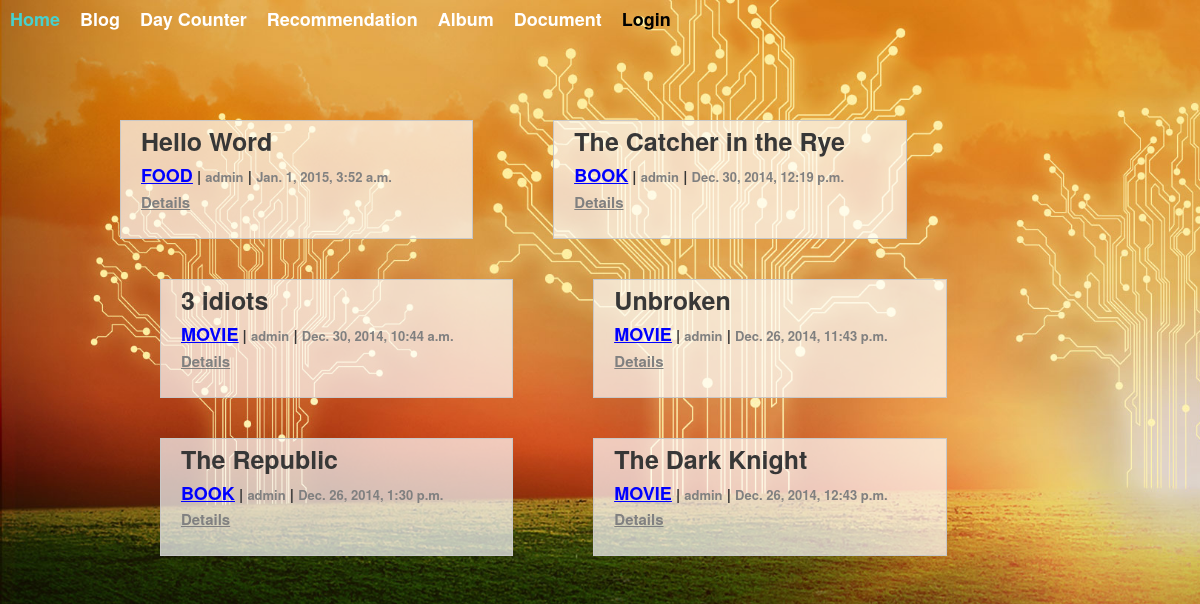
/recommendation/, run on the app's committed database.
### recommendation/models.py (models this page shows, shortened)
class Thread(models.Model):
	title = models.CharField(max_length=128,blank=False)
	poster = models.ForeignKey(User)
	image_link=models.TextField(default=None, blank=True, null=True)
	detail_link=models.TextField(default=None, blank=True, null=True)
	video_link=models.TextField(default=None,blank=True,null=True)
	category = models.ForeignKey(Category)
	comment = models.TextField()
	date = models.DateTimeField(default = timezone.now)

class Category(models.Model):
	name = models.CharField(max_length=16, unique=True)
	def __str__(self):
		return self.name

### recommendation/views.py (the view)
def index(request):
	return render(request, 'index.html',{'threads': Thread.objects.order_by('-date'),'categories':Category.objects.all()})

### recommendation/templates/index.html (shortened to what this page needs)
{% extends "base.html" %}
{% block bodyblock %}
<div class="row">
<div class="fourteen columns">
<ul>
{% for thread in threads %}
<div class="five columns">
<li class='item'><span class="title">{{ thread.title }}</span><br>
<span class="category"><a class="cat" href="/recommendation/{{thread.category}}/">{{thread.category | upper}}</a></span>  | <span class="author">{{thread.poster.username}}</span> | <span class="time">{{thread.date}}</span><br>
<a href="javascript:void(0)" class="details">Details</a>
<p class="comment">{{thread.comment}}</p><br>
{% if thread.image_link %} <img src="{{thread.image_link}}" class="image"> {% endif %}<br>
{% if thread.video_link %} {{thread.video_link | safe}} </li> {% endif %}
</div>
{% endfor %}
</ul>
</div>
</div>
{% endblock %}

### recommendation/templates/base.html (shortened to what this page needs)
<!DOCTYPE html>
<html lang="en">
    <head>
  <link rel="stylesheet" href="/static/css/normalize.css">
  <link rel="stylesheet" href="/static/css/skeleton.css">
</head>
    </head>
<body>
<div id="nav">
<ul id="navul">
  <li class="navli"><a class="nava" href="/">Home</a></li>
  <li class="navli"><a class="nava" href="/blog">Blog</a></li>
  <li class="navli"><a class="nava" href="/count">Day Counter</a></li>
  <li class="navli"><a class="nava" href="/recommendation">Recommendation</a></li>
  <li class="navli"><a class="nava" href="/album">Album</a></li>
  <li class="navli"><a class="nava" href="/doc">Document</a></li>
  {% if not user.is_authenticated %}
  <li class="navli"><a class="nava" href="/login" style="color:black">Login</a></li>
  {% endif %}
</ul>
</div>
  <div id="block">
  {% block bodyblock %}
  {% endblock %}
  <br>
</div>
</body>

### recommendation/static/css/skeleton.css (style rules this page uses)
.column, .columns { width: 100%; float: left; box-sizing: border-box; }
@media (min-width: 550px) { .column, .columns { margin-left: 4%; } }
@media (min-width: 550px) { .column:first-child, .columns:first-child { margin-left: 0; } }
@media (min-width: 550px) { .five.columns { width: 39.3333333333%; } }
html { font-size: 62.5%; }
body { font-size: 1.5em; line-height: 1.6; font-weight: 600; font-family: "Raleway", "HelveticaNeue", "Helvetica Neue", Helvetica, Arial, sans-serif; color: rgb(55,55,55); }
a { color: #1EAEDB; }
ul { list-style: none; }
ol, ul { padding-left: 0; margin-top: 0; }
li { margin-bottom: 1rem; }
pre, blockquote, form, dl, figure, table, p, ul, ol, form { margin-bottom: 2.5rem; }
.container:after, .row:after, .u-cf { content: ""; display: table; clear: both; }

### recommendation/templates/index.html (style rules this page uses)
.item { margin:20px; padding-left: 20px;background-color: rgba(255,255,255,.7);border: 1px solid rgb(200,200,200) }
.time, .author { font-size: small;color: grey }
.category, .cat { text-decoration: underline;font-size: large; color: blue }
.title { font-size: 25px }
.details { color: grey }

### recommendation/templates/base.html (style rules this page uses)
body { background-size:cover; background-attachment:fixed; background-image: url("/static/images/silicon.jpg"); }
#block { margin:50px; padding: 50px; }
#nav { position:fixed; left:0%; }
.navli { height:4em; float:left; }
.nava { padding:10px; text-decoration: none; font-size: 1.2em; color:white; width: 100px; height: 60px; }
#navul { background-color: rgba(255,255,255,.85); position:relative; top:-3em; }

### data on the page
Thread: title "Hello Word", category "FOOD", poster.username "admin", date "Jan. 1, 2015, 3:52 a.m."
Thread: title "The Catcher in the Rye", category "BOOK", poster.username "admin", date "Dec. 30, 2014, 12:19 p.m."
Thread: title "3 idiots", category "MOVIE", poster.username "admin", date "Dec. 30, 2014, 10:44 a.m."
Thread: title "Unbroken", category "MOVIE", poster.username "admin", date "Dec. 26, 2014, 11:43 p.m."
Thread: title "The Republic", category "BOOK", poster.username "admin", date "Dec. 26, 2014, 1:30 p.m."
Thread: title "The Dark Knight", category "MOVIE", poster.username "admin", date "Dec. 26, 2014, 12:43 p.m."
